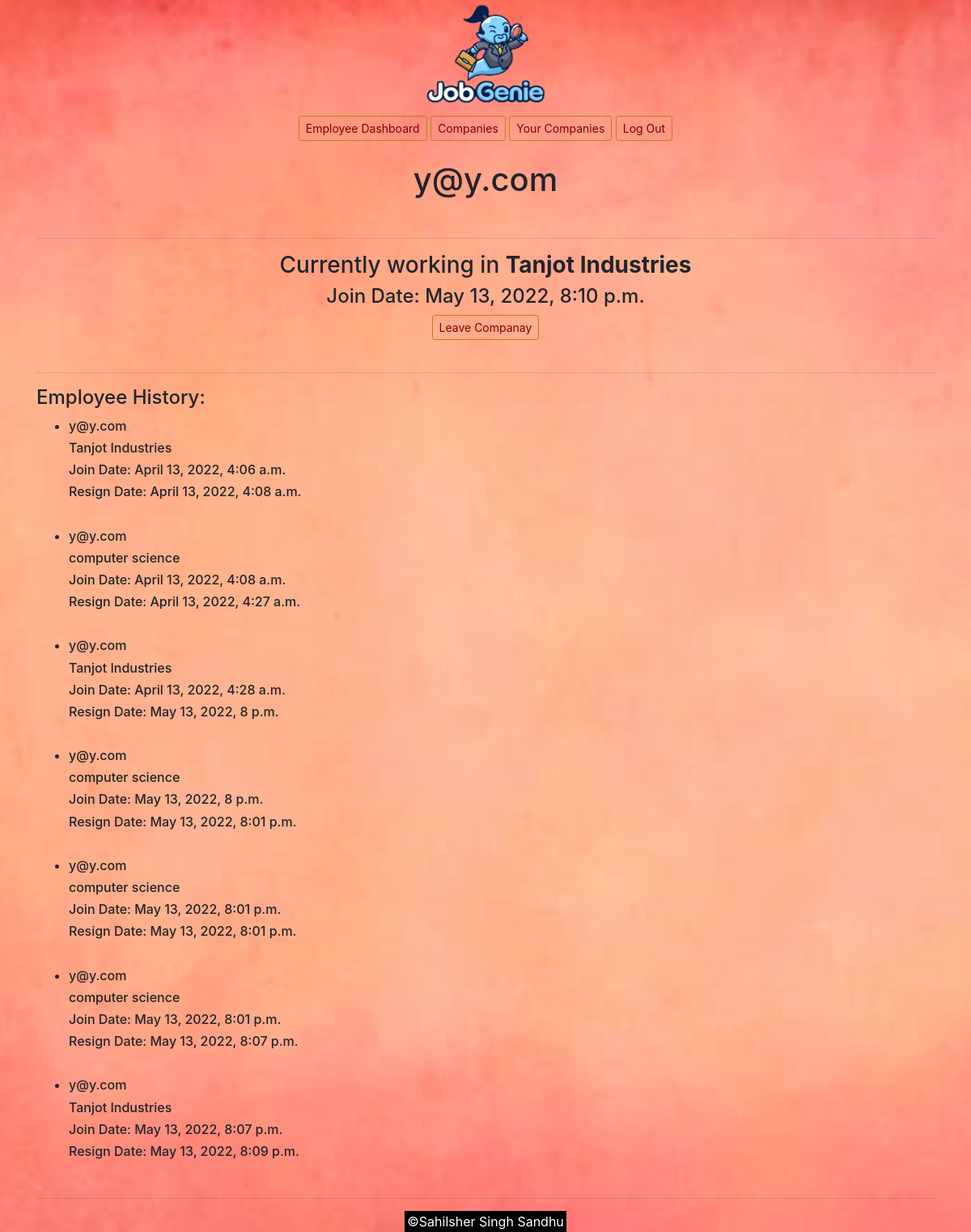
Page /employee (signed in) on the committed database.
### employment/models.py (models this page shows)
class User(AbstractUser):
    pass

class Employee(models.Model):
    user = models.ForeignKey("User", on_delete=models.PROTECT)
    company = models.ForeignKey("Company", on_delete=models.PROTECT, null=True)
    join_date = models.DateTimeField(auto_now_add = True)

class Company(models.Model):
    name = models.CharField(max_length=1000)
    creator = models.ForeignKey("User", on_delete=models.PROTECT)

class History(models.Model):
    user = models.ForeignKey("User", on_delete=models.PROTECT )
    company = models.ForeignKey("Company", on_delete=models.PROTECT)
    join_date = models.DateTimeField(blank = True)
    leave_date = models.DateTimeField(auto_now_add = True)

### employment/views.py (the view)
# urls.py: path("employee", views.employee_view, name="employee"),
@login_required
def employee_view(request):
    his  = History.objects.filter(user = request.user)
    if Employee.objects.filter(user = request.user):
        emp = Employee.objects.get(user = request.user)
    else:
        emp = None
    content= {
        'history':his,
        'employ': emp,
    }
    return render(request, "employment/employee.html", content)

### employment/templates/employment/employee.html
{% extends "employment/layout.html" %}
{% load static %}
{% block body %}
<div style="text-align:center;">
    <img src="static/employment/logo.png" alt="logo" width="150px">
    <br>
    <a class="btn btn-sm btn-outline-primary" href="{% url 'employee' %}">Employee Dashboard</a>
    <a class="btn btn-sm btn-outline-primary" href="{% url 'company' %}">Companies</a>
    <a class="btn btn-sm btn-outline-primary" href="{% url 'your_company' %}">Your Companies</a>
    <a class="btn btn-sm btn-outline-primary" href="{% url 'logout' %}">Log Out</a>
    </div>
    <br>
    <div style="text-align: center;">
        <h1>{{request.user}}</h1>
    </div>
    <br>
    <hr>
    <div style="text-align: center;">
        {% if employ.company == None %}
            <h5>Currently Unemployed</h5>
            <a class="btn btn-sm btn-outline-primary" href="{% url 'company' %}">Join a company</a>
        {% else %}
            <h3>Currently working in <b>{{employ.company.name}}</b></h3>
            <h4>Join Date: {{employ.join_date}}</h4>
            <a class="btn btn-sm btn-outline-primary" href="{% url 'leave_company' %}">Leave Companay</a>
        {% endif %}
    </div>
    <br>
    <hr>
    <div>
        <h4>Employee History:</h4>
        <ul>
        {% for employ in history %}
        <li>
            <h6>{{employ.user}}</h6>
            <h6>{{employ.company.name}}</h6>
            <h6>Join Date: {{employ.join_date}}</h6>
            <h6>Resign Date: {{employ.leave_date}}</h6>
        </li>
        <br>
        {% endfor %}
        </ul>
    </div>
    <hr>
{% endblock %}

### employment/templates/employment/layout.html (shortened to what this page needs)
{% load static %}
<!DOCTYPE html>
<html lang="en">
    <head>
        <link rel="stylesheet" href="https://stackpath.bootstrapcdn.com/bootstrap/4.4.1/css/bootstrap.min.css">
        <link rel="stylesheet" href="{% static '/employment/styles.css' %}">
    </head>
    <body style="background-image: employment/static/bg">
        <div class="container">
            {% block body %}
            {% endblock %}
        </div>
        <div style="text-align: center;">
            <mark style="background-color: black; color:white;">&#169;Sahilsher Singh Sandhu</mark>
        </div>
    </body>
</html>

### employment/static/employment/styles.css (style rules this page uses)
body { background: fixed; background-image: url(/static/employment/bg.jpg); background-repeat: no-repeat; background-position: center; background-size: cover; }
.btn-outline-primary { color: maroon; border-color: darkgoldenrod; }

### rows in the picture
User: user "y@y.com"
Employee: company.name "Tanjot Industries", join_date "May 13, 2022, 8:10 p.m."
History: user "y@y.com", company.name "Tanjot Industries", join_date "April 13, 2022, 4:06 a.m.", leave_date "April 13, 2022, 4:08 a.m."
History: user "y@y.com", company.name "computer science", join_date "April 13, 2022, 4:08 a.m.", leave_date "April 13, 2022, 4:27 a.m."
History: user "y@y.com", company.name "Tanjot Industries", join_date "April 13, 2022, 4:28 a.m.", leave_date "May 13, 2022, 8 p.m."
History: user "y@y.com", company.name "computer science", join_date "May 13, 2022, 8 p.m.", leave_date "May 13, 2022, 8:01 p.m."
History: user "y@y.com", company.name "computer science", join_date "May 13, 2022, 8:01 p.m.", leave_date "May 13, 2022, 8:01 p.m."
History: user "y@y.com", company.name "computer science", join_date "May 13, 2022, 8:01 p.m.", leave_date "May 13, 2022, 8:07 p.m."
History: user "y@y.com", company.name "Tanjot Industries", join_date "May 13, 2022, 8:07 p.m.", leave_date "May 13, 2022, 8:09 p.m."
